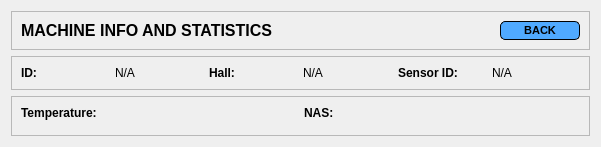
            <widget class="QWidget" name="machine_info_page">
             <layout class="QVBoxLayout" name="verticalLayout_7">
              <item>
               <widget class="QFrame" name="top_add_hall_form_3">
                <property name="maximumSize">
                 <size>
                  <width>16777215</width>
                  <height>50</height>
                 </size>
                </property>
                <property name="frameShape">
                 <enum>QFrame::StyledPanel</enum>
                </property>
                <property name="frameShadow">
                 <enum>QFrame::Raised</enum>
                </property>
                <layout class="QHBoxLayout" name="horizontalLayout_14">
                 <item>
                  <widget class="QLabel" name="label_18">
                   <property name="font">
                    <font>
                     <family>Nirmala UI</family>
                     <pointsize>12</pointsize>
                     <weight>75</weight>
                     <bold>true</bold>
                    </font>
                   </property>
                   <property name="text">
                    <string>MACHINE INFO AND STATISTICS                                                  </string>
                   </property>
                  </widget>
                 </item>
                 <item>
                  <widget class="QPushButton" name="machine_info_back_button">
                   <property name="maximumSize">
                    <size>
                     <width>80</width>
                     <height>30</height>
                    </size>
                   </property>
                   <property name="font">
                    <font>
                     <family>Nirmala UI</family>
                     <pointsize>8</pointsize>
                     <weight>75</weight>
                     <bold>true</bold>
                    </font>
                   </property>
                   <property name="styleSheet">
                    <string notr="true">QPushButton{
	background-color: rgb(80, 170, 255);
	border: 1px solid black;
	border-radius: 5px;
	width: 80px;
}
QPushButton:hover{
	background-color: #00aaff;
}</string>
                   </property>
                   <property name="text">
                    <string>BACK</string>
                   </property>
                  </widget>
                 </item>
                </layout>
               </widget>
              </item>
              <item>
               <widget class="QFrame" name="machines_id_frame">
                <property name="maximumSize">
                 <size>
                  <width>16777215</width>
                  <height>50</height>
                 </size>
                </property>
                <property name="frameShape">
                 <enum>QFrame::StyledPanel</enum>
                </property>
                <property name="frameShadow">
                 <enum>QFrame::Raised</enum>
                </property>
                <layout class="QGridLayout" name="gridLayout_4">
                 <item row="0" column="3">
                  <widget class="QLabel" name="m_info_hall">
                   <property name="text">
                    <string>N/A</string>
                   </property>
                  </widget>
                 </item>
                 <item row="0" column="0">
                  <widget class="QLabel" name="label_19">
                   <property name="font">
                    <font>
                     <weight>75</weight>
                     <bold>true</bold>
                    </font>
                   </property>
                   <property name="text">
                    <string>ID:</string>
                   </property>
                  </widget>
                 </item>
                 <item row="0" column="1">
                  <widget class="QLabel" name="m_info_id">
                   <property name="text">
                    <string>N/A</string>
                   </property>
                  </widget>
                 </item>
                 <item row="0" column="2">
                  <widget class="QLabel" name="label_21">
                   <property name="font">
                    <font>
                     <weight>75</weight>
                     <bold>true</bold>
                    </font>
                   </property>
                   <property name="text">
                    <string>Hall:</string>
                   </property>
                  </widget>
                 </item>
                 <item row="0" column="5">
                  <widget class="QLabel" name="m_info_sensor">
                   <property name="text">
                    <string>N/A</string>
                   </property>
                  </widget>
                 </item>
                 <item row="0" column="4">
                  <widget class="QLabel" name="label_23">
                   <property name="font">
                    <font>
                     <weight>75</weight>
                     <bold>true</bold>
                    </font>
                   </property>
                   <property name="text">
                    <string>Sensor ID:</string>
                   </property>
                  </widget>
                 </item>
                </layout>
               </widget>
              </item>
              <item>
               <widget class="QFrame" name="tmp_nas_frame">
                <property name="frameShape">
                 <enum>QFrame::StyledPanel</enum>
                </property>
                <property name="frameShadow">
                 <enum>QFrame::Raised</enum>
                </property>
                <layout class="QGridLayout" name="gridLayout_5">
                 <item row="0" column="0">
                  <widget class="QLabel" name="temperature_label">
                   <property name="font">
                    <font>
                     <weight>75</weight>
                     <bold>true</bold>
                    </font>
                   </property>
                   <property name="text">
                    <string>Temperature:</string>
                   </property>
                  </widget>
                 </item>
                 <item row="0" column="1">
                  <widget class="QLabel" name="NA_label">
                   <property name="font">
                    <font>
                     <weight>75</weight>
                     <bold>true</bold>
                    </font>
                   </property>
                   <property name="text">
                    <string>NAS:</string>
                   </property>
                  </widget>
                 </item>
                 <item row="1" column="1">
                  <widget class="roundProgressBar" name="NAS_bar" native="true"/>
                 </item>
                 <item row="1" column="0">
                  <widget class="roundProgressBar" name="temperature_bar" native="true"/>
                 </item>
                </layout>
               </widget>
              </item>
             </layout>
            </widget>
